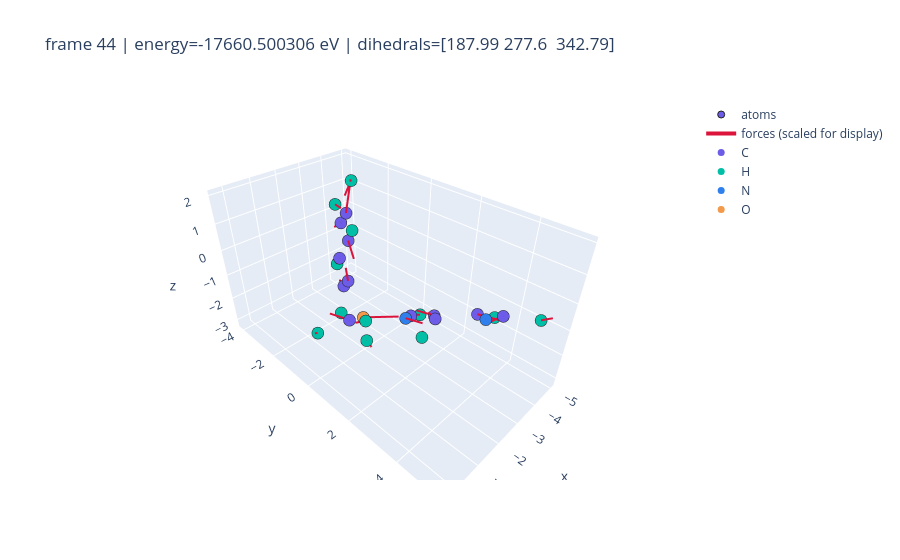

The cell this chart's notebook holds for it:
### Code cell
DATA_PATH = Path.cwd() / 'data/dataset_3BPA/train_300K.xyz'
if not DATA_PATH.exists():
    DATA_PATH = Path.cwd().parent / "data/dataset_3BPA/train_300K.xyz"
if not DATA_PATH.exists():
    DATA_PATH = Path.cwd() / 'papers/15-MACE/data/dataset_3BPA/train_300K.xyz'
frame_index, figure = show_random_frame(DATA_PATH, seed=42)

### Figure 1 — Plotly figure (JSON) as saved in the notebook; plotly's stock layout.template omitted (floating-point values rounded to 4 significant figures; data arrays with more than 128 entries replaced by an {"elided": "..."} marker saying what was removed)
{"data": [{"customdata": {"elided": "27x6 str values"}, "hovertemplate": "atom %{customdata[0]} (%{customdata[1]})<br>position: (%{x:.3f}, %{y:.3f}, %{z:.3f}) Å<br>force: (%{customdata[2]:.3f}, %{customdata[3]:.3f}, %{customdata[4]:.3f}) eV/Å<br>|force|: %{customdata[5]:.3f} eV/Å<extra></extra>", "marker": {"color": ["#6c5ce7", "#6c5ce7", "#6c5ce7", "#00bfa6", "#6c5ce7", "#f2994a", "#2f80ed", "#2f80ed", "#00bfa6", "#00bfa6", "#6c5ce7", "#00bfa6", "#00bfa6", "#6c5ce7", "#6c5ce7", "#00bfa6", "#00bfa6", "#6c5ce7", "#6c5ce7", "#6c5ce7", "#00bfa6", "#6c5ce7", "#00bfa6", "#6c5ce7", "#00bfa6", "#00bfa6", "#00bfa6"], "line": {"color": "#222222", "width": 1}, "size": 7}, "mode": "markers", "name": "atoms", "type": "scatter3d", "x": [-3.168, -1.959, -4.08, -3.489, -1.606, -0.9684, -0.422, -2.453, 0.2296, 0.01847, -3.656, -4.294, -4.99, -1.253, -2.157, -0.3016, -1.669, -2.671, -2.429, -3.439, -2.349, -3.746, -3.859, -3.252, -4.284, -3.554, -2.035], "y": [2.1, 2.155, 3.113, 1.248, 3.323, 1.15, 3.319, 4.346, 2.584, 4.217, 4.214, 5.07, 3.244, 0.1518, -0.9038, -0.3198, 0.4934, -1.792, -1.11, -2.901, -1.647, -3.068, -3.614, -2.14, -4.023, -2.146, -0.4333], "z": [-1.27, -0.5653, -1.157, -1.887, 0.1841, -0.6349, 0.8745, 0.2613, 0.7421, 1.086, -0.3792, -0.4087, -1.729, -1.471, -0.8817, -1.731, -2.399, -1.773, 0.4976, -1.381, -2.779, -0.02707, -2.14, 0.8601, 0.2446, 1.964, 1.274]}, {"hoverinfo": "skip", "line": {"color": "crimson", "width": 4}, "mode": "lines", "name": "forces (scaled for display)", "type": "scatter3d", "x": [-3.168, -2.986, null, -1.959, -1.821, null, -4.08, -3.813, null, -3.489, -3.284, null, -1.606, -1.862, null, -0.9684, -1.114, null, -0.422, -0.3938, null, -2.453, -2.851, null, 0.2296, 0.3323, null, 0.01847, -0.1926, null, -3.656, -3.316, null, -4.294, -4.393, null, -4.99, -5.037, null, -1.253, -1.188, null, -2.157, -2.078, null, -0.3016, -0.2264, null, -1.669, -1.78, null, -2.671, -2.908, null, -2.429, -2.19, null, -3.439, -3.586, null, -2.349, -2.426, null, -3.746, -3.905, null, -3.859, -3.645, null, -3.252, -3.542, null, -4.284, -4.158, null, -3.554, -3.377, null, -2.035, -2.096, null], "y": [2.1, 1.513, null, 2.155, 2.022, null, 3.113, 4.108, null, 1.248, 1.289, null, 3.323, 2.88, null, 1.15, 2.446, null, 3.319, 3.882, null, 4.346, 4.273, null, 2.584, 2.313, null, 4.217, 4.066, null, 4.214, 3.95, null, 5.07, 5.347, null, 3.244, 3.06, null, 0.1518, -0.7834, null, -0.9038, -0.8862, null, -0.3198, -0.3669, null, 0.4934, 0.614, null, -1.792, -2.314, null, -1.11, -0.5833, null, -2.901, -2.975, null, -1.647, -1.699, null, -3.068, -3.69, null, -3.614, -3.373, null, -2.14, -2.143, null, -4.023, -3.513, null, -2.146, -2.307, null, -0.4333, -0.5018, null], "z": [-1.27, -1.284, null, -0.5653, -0.7093, null, -1.157, -0.7012, null, -1.887, -1.762, null, 0.1841, 0.01602, null, -0.6349, 0.04326, null, 0.8745, 1.061, null, 0.2613, 0.05593, null, 0.7421, 0.5849, null, 1.086, 1.057, null, -0.3792, -0.5785, null, -0.4087, -0.2316, null, -1.729, -1.722, null, -1.471, -1.69, null, -0.8817, -0.3124, null, -1.731, -1.727, null, -2.399, -2.688, null, -1.773, -1.862, null, 0.4976, 0.1201, null, -1.381, -1.554, null, -2.779, -3.159, null, -0.02707, -0.4952, null, -2.14, -1.886, null, 0.8601, 2.007, null, 0.2446, 0.285, null, 1.964, 1.416, null, 1.274, 1.092, null]}, {"hoverinfo": "skip", "marker": {"color": "#6c5ce7", "size": 7}, "mode": "markers", "name": "C", "showlegend": true, "type": "scatter3d", "x": [null], "y": [null], "z": [null]}, {"hoverinfo": "skip", "marker": {"color": "#00bfa6", "size": 7}, "mode": "markers", "name": "H", "showlegend": true, "type": "scatter3d", "x": [null], "y": [null], "z": [null]}, {"hoverinfo": "skip", "marker": {"color": "#2f80ed", "size": 7}, "mode": "markers", "name": "N", "showlegend": true, "type": "scatter3d", "x": [null], "y": [null], "z": [null]}, {"hoverinfo": "skip", "marker": {"color": "#f2994a", "size": 7}, "mode": "markers", "name": "O", "showlegend": true, "type": "scatter3d", "x": [null], "y": [null], "z": [null]}], "layout": {"scene": {"aspectmode": "data"}, "title": {"text": "frame 44 | energy=-17660.500306 eV | dihedrals=[187.99 277.6  342.79]"}}}
